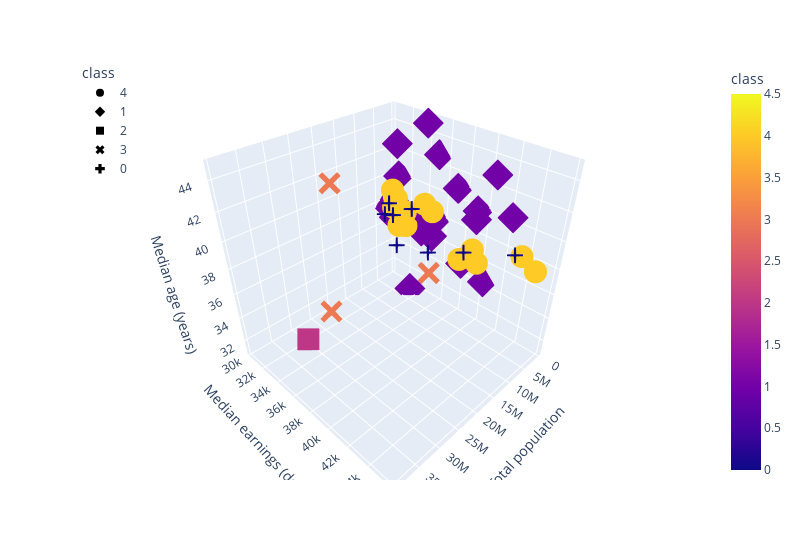

Notebook code for this chart:
### Code cell
#Plot the 3D-scatter data
fig = px.scatter_3d(
    five_clusters,
    x='Total population',
    y='Median earnings (dollars)',
    z='Median age (years)',
    color='class',
    symbol='class',
    width=800
)

fig.update_layout(legend=dict(x=0, y=1))
fig.show()

### Figure 1 — Plotly figure (JSON) as saved in the notebook; plotly's stock layout.template omitted (floating-point values rounded to 4 significant figures)
{"data": [{"hovertemplate": "class=%{marker.color}<br>Total population=%{x}<br>Median earnings (dollars)=%{y}<br>Median age (years)=%{z}<extra></extra>", "legendgroup": "4", "marker": {"color": [4, 4, 4, 4, 4, 4, 4, 4, 4, 4, 4, 4, 4, 4, 4, 4], "coloraxis": "coloraxis", "symbol": "circle"}, "mode": "markers", "name": "4", "scene": "scene", "showlegend": true, "type": "scatter3d", "x": [4893186, 7174064, 5684926, 6696893, 4461952, 4664616, 6037624, 6873003, 5600166, 6124160, 3949342, 4176346, 5091517, 6772268, 7512465, 5806975], "y": [32080, 34302, 39394, 34065, 32148, 32723, 45841, 44845, 40505, 33811, 32256, 35166, 31942, 32742, 41498, 36540], "z": [39.2, 37.9, 36.9, 37.8, 39, 37.2, 38.8, 39.6, 38.1, 38.7, 36.7, 39.5, 39.7, 38.8, 37.8, 39.6]}, {"hovertemplate": "class=%{marker.color}<br>Total population=%{x}<br>Median earnings (dollars)=%{y}<br>Median age (years)=%{z}<extra></extra>", "legendgroup": "1", "marker": {"color": [1, 1, 1, 1, 1, 1, 1, 1, 1, 1, 1, 1, 1, 1, 1, 1, 1, 1, 1, 1, 1, 1], "coloraxis": "coloraxis", "symbol": "diamond"}, "mode": "markers", "name": "1", "scene": "scene", "showlegend": true, "type": "scatter3d", "x": [736990, 3011873, 3570549, 967679, 1420074, 1754367, 3150011, 2912619, 1340825, 2981835, 1061705, 1923826, 3030281, 1355244, 2097021, 760394, 1057798, 879336, 3151239, 624340, 1807426, 581348], "y": [40471, 31343, 42996, 37369, 39448, 30843, 35457, 34481, 34238, 30484, 31067, 35283, 34822, 40797, 30357, 38165, 39410, 33511, 33419, 35246, 31199, 35388], "z": [34.6, 38.3, 41.1, 41, 39.4, 36.6, 38.3, 36.9, 44.8, 37.7, 40.1, 36.6, 38.2, 43, 38.1, 35.2, 40, 37.2, 31.1, 42.8, 42.7, 38]}, {"hovertemplate": "class=%{marker.color}<br>Total population=%{x}<br>Median earnings (dollars)=%{y}<br>Median age (years)=%{z}<extra></extra>", "legendgroup": "2", "marker": {"color": [2], "coloraxis": "coloraxis", "symbol": "square"}, "mode": "markers", "name": "2", "scene": "scene", "showlegend": true, "type": "scatter3d", "x": [39346023], "y": [38176], "z": [36.7]}, {"hovertemplate": "class=%{marker.color}<br>Total population=%{x}<br>Median earnings (dollars)=%{y}<br>Median age (years)=%{z}<extra></extra>", "legendgroup": "3", "marker": {"color": [3, 3, 3], "coloraxis": "coloraxis", "symbol": "x"}, "mode": "markers", "name": "3", "scene": "scene", "showlegend": true, "type": "scatter3d", "x": [21216924, 19514849, 28635442], "y": [32098, 41119, 35003], "z": [42.2, 39, 34.8]}, {"hovertemplate": "class=%{marker.color}<br>Total population=%{x}<br>Median earnings (dollars)=%{y}<br>Median age (years)=%{z}<extra></extra>", "legendgroup": "0", "marker": {"color": [0, 0, 0, 0, 0, 0, 0, 0], "coloraxis": "coloraxis", "symbol": "cross"}, "mode": "markers", "name": "0", "scene": "scene", "showlegend": true, "type": "scatter3d", "x": [10516579, 12716164, 9973907, 8885418, 10386227, 11675275, 12794885, 8509358], "y": [34603, 38645, 33534, 44780, 33219, 34649, 36987, 40573], "z": [36.9, 38.3, 39.8, 40, 38.9, 39.5, 40.9, 38.4]}], "layout": {"coloraxis": {"colorbar": {"title": {"text": "class"}}, "colorscale": [[0, "#0d0887"], [0.1111, "#46039f"], [0.2222, "#7201a8"], [0.3333, "#9c179e"], [0.4444, "#bd3786"], [0.5556, "#d8576b"], [0.6667, "#ed7953"], [0.7778, "#fb9f3a"], [0.8889, "#fdca26"], [1, "#f0f921"]]}, "legend": {"title": {"text": "class"}, "tracegroupgap": 0, "x": 0, "y": 1}, "margin": {"t": 60}, "scene": {"domain": {"x": [0, 1], "y": [0, 1]}, "xaxis": {"title": {"text": "Total population"}}, "yaxis": {"title": {"text": "Median earnings (dollars)"}}, "zaxis": {"title": {"text": "Median age (years)"}}}, "width": 800}}
